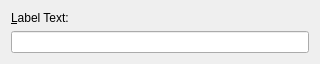
<?xml version="1.0" encoding="UTF-8"?>
<ui version="4.0">
 <class>Config</class>
 <widget class="QWidget" name="Config">
  <property name="geometry">
   <rect>
    <x>0</x>
    <y>0</y>
    <width>320</width>
    <height>62</height>
   </rect>
  </property>
  <layout class="QVBoxLayout" name="verticalLayout">
   <item>
    <widget class="QLabel" name="textLabel">
     <property name="text">
      <string>&amp;Label Text:</string>
     </property>
     <property name="buddy">
      <cstring>kcfg_text</cstring>
     </property>
    </widget>
   </item>
   <item>
    <widget class="KLineEdit" name="kcfg_text"/>
   </item>
   <item>
    <spacer name="verticalSpacer">
     <property name="orientation">
      <enum>Qt::Vertical</enum>
     </property>
     <property name="sizeHint" stdset="0">
      <size>
       <width>20</width>
       <height>4</height>
      </size>
     </property>
    </spacer>
   </item>
  </layout>
 </widget>
 <customwidgets>
  <customwidget>
   <class>KLineEdit</class>
   <extends>QLineEdit</extends>
   <header>klineedit.h</header>
  </customwidget>
 </customwidgets>
 <resources/>
 <connections/>
</ui>
